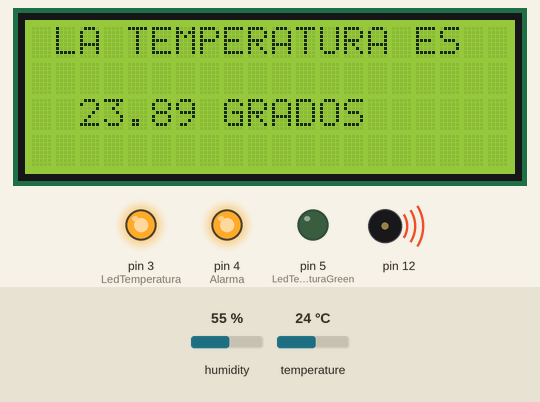
Simulated run of this sketch. Board: Arduino Uno, built with avr-gcc and run on an emulated ATmega328P. On the bench: 20×4 character LCD, output pins drawn as LEDs (lit = HIGH), buzzer (waves = sounding). The test bench sets the inputs (shaded band); at power-on: temperature 24 °C, humidity 55 %. What the sketch prints to the serial monitor is not drawn.

Above: at 1.2 s.
1.3 s: temperature set to 22 °C
At 3.9 s:
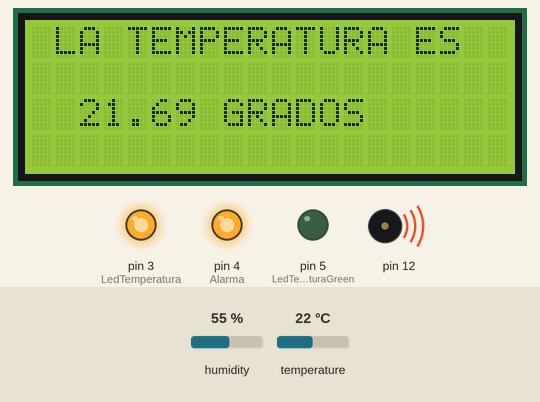
4.3 s: temperature set to 19 °C
At 5.2 s:
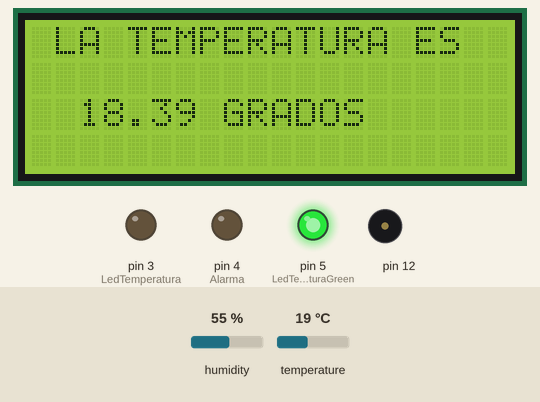
7.3 s: humidity set to 22 %
At 10.4 s:
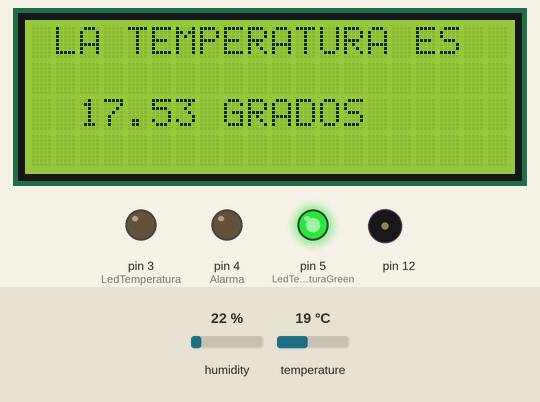
10.7 s: temperature set to 28 °C
At 12.5 s:
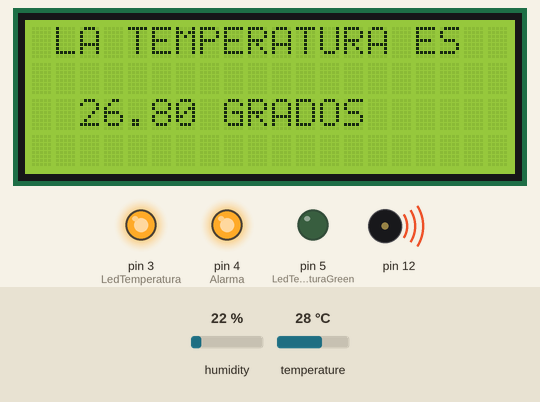
17.1 s: humidity set to 40 %
At 19.0 s:
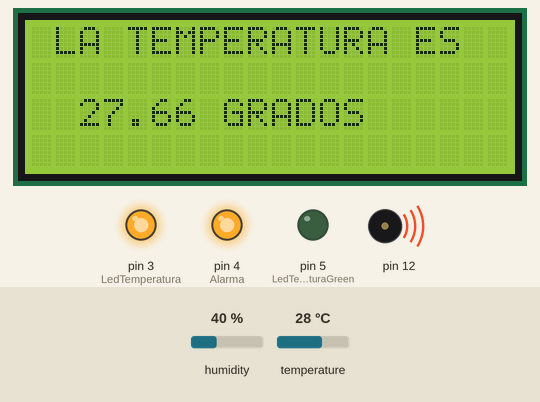
20.1 s: humidity set to 88 %
At 21.1 s:
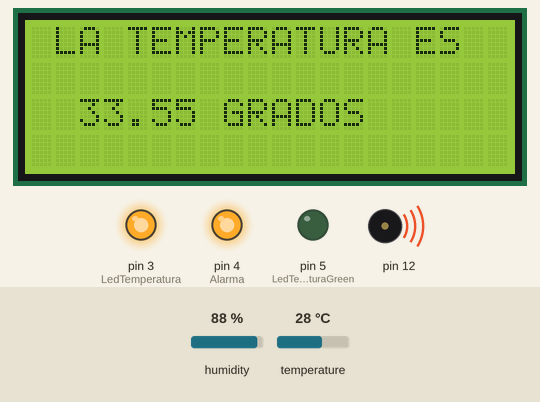
Timing chart, 0 to 23.1 s (numbered marks = the images above; inputs shaded):
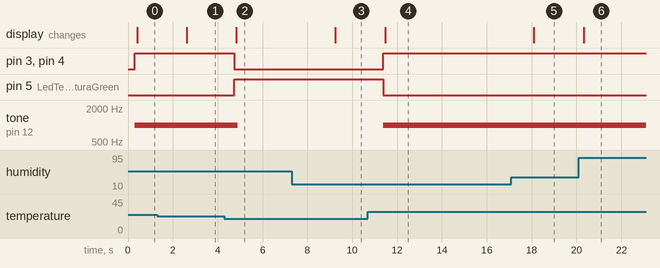

The sketch:

arduino_server.ino
```cpp
// INCLUIMOS LA LIBERIA DE LiquidCrystal_I2C de Frank de Brabander


#include <LiquidCrystal_I2C.h>
#include<Wire.h>
#include <DHT.h>
//los diferentes que se acoplen a tu lcd
LiquidCrystal_I2C lcd(0x27,20,4); //0x20 o 0x27


// Incluimos librería


// Definimos el pin digital donde se conecta el sensor
#define DHTPIN 2
// Dependiendo del tipo de sensor
#define DHTTYPE DHT11
// Inicializamos el sensor DHT11
DHT dht(DHTPIN, DHTTYPE);
// establecemos los pines desde nuestro arduino
int Alarma = 4;
int LedTemperatura = 3;
int LedTemperaturaGreen = 5;


void setup() {
 // Inicializamos comunicación serie
  Serial.begin(9600);

  lcd.init();
  lcd.backlight();          // Activar luz de fondo
  lcd.clear();              // Borrar LCD

  // Comenzamos el sensor DHT
  dht.begin();

  //establedemos pines
  pinMode(Alarma,OUTPUT);
  pinMode(LedTemperatura, OUTPUT);
  pinMode(LedTemperaturaGreen, OUTPUT);

}

void loop() {


delay(200);

  // Leemos la humedad relativa
  float humedad_relativa = dht.readHumidity();
  // Leemos la temperatura en grados centígrados (por defecto)
  float temperatura_centigrados = dht.readTemperature();
  // Leemos la temperatura en grados Fahreheit
  float grados_fahrenheir = dht.readTemperature(true);

  // Comprobamos si ha habido algún error en la lectura
  if (isnan(humedad_relativa) || isnan(temperatura_centigrados) || isnan(grados_fahrenheir)) {
    Serial.println("Error obteniendo los datos del sensor DHT11");
    return;
  }

  // Calcular el índice de calor en Fahreheit
  float Indice_calor_fahreheit = dht.computeHeatIndex(temperatura_centigrados, humedad_relativa);
  // Calcular el índice de calor en grados centígrados
  float Indice_calor_centigrados = dht.computeHeatIndex(temperatura_centigrados, humedad_relativa, false);

  Serial.print("Humedad: ");
  Serial.print(humedad_relativa);
  Serial.print(" %\t");
  Serial.print("Temperatura: ");
  Serial.print(temperatura_centigrados);
  Serial.print(" *C ");
  Serial.print(grados_fahrenheir);
  Serial.print(" *F\t");
  Serial.print("Índice de calor: ");
  Serial.print(Indice_calor_centigrados);
  Serial.print(" *C ");
  Serial.print(Indice_calor_fahreheit);
  Serial.println(" *F");

    if(Indice_calor_centigrados>20.50)
  //if (Indice_calor_centigrados > 20.30)
  {
    //enciende alarma y led
    digitalWrite(Alarma, HIGH);
    digitalWrite(LedTemperatura, HIGH);// Encendemos led  alerta
    digitalWrite(LedTemperaturaGreen, LOW);// Apagamos led de no alerta
    tone( 12, 1000, 500);//establece el tono
  }
  else {
    //apaga alarma y led

    digitalWrite(Alarma, LOW); //apagamos alarma
    digitalWrite(LedTemperatura, LOW); // Apagamos led de alerta
    digitalWrite(LedTemperaturaGreen, HIGH); // Encendemos led de no alerta

  }
  lcd.begin(20, 4);
  lcd.setCursor(1,0);       // coordenadas LCD (x,y)
  lcd.print("LA TEMPERATURA ES");   // Mensaje de inicio
   lcd.setCursor(2,2);       // coordenadas LCD (x,y)
   lcd.print(Indice_calor_centigrados);  // Mensaje de inicio
  lcd.print(" GRADOS");  // Mensaje de inicio


}
```

Measured:
- the behaviour switches between 21 and 20 °C on temperature (found by bisection; images 1 and 2)
- after the input at 1.3 s, the display: changes after 1.3 s (image 1)
- after the input at 4.3 s, pin 3 (LedTemperatura), pin 4 (Alarma): HIGH → LOW after 0.44 s; pin 5 (LedTemperaturaGreen): LOW → HIGH after 0.44 s; tone on pin 12: 1000 Hz → silent after 0.60 s; the display: changes after 0.53 s (image 2)
- after the input at 7.3 s, the display: changes after 2.0 s (image 3)
- after the input at 10.7 s, pin 3 (LedTemperatura), pin 4 (Alarma): LOW → HIGH after 0.67 s; pin 5 (LedTemperaturaGreen): HIGH → LOW after 0.67 s; tone on pin 12: silent → 1000 Hz after 0.67 s; the display: changes after 0.76 s (image 4)
- after the input at 17.1 s, the display: changes after 1.0 s (image 5)
- after the input at 20.1 s, the display: changes after 0.22 s (image 6)
